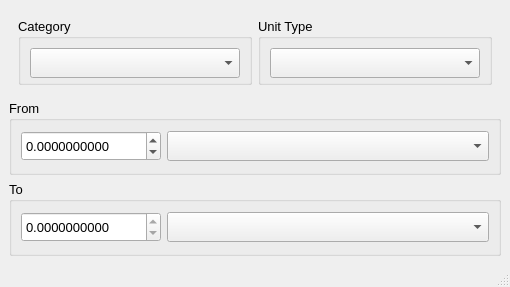
<?xml version="1.0" encoding="UTF-8"?>
<ui version="4.0">
 <class>UnitConverter</class>
 <widget class="QMainWindow" name="UnitConverter">
  <property name="windowModality">
   <enum>Qt::NonModal</enum>
  </property>
  <property name="geometry">
   <rect>
    <x>0</x>
    <y>0</y>
    <width>510</width>
    <height>287</height>
   </rect>
  </property>
  <property name="sizePolicy">
   <sizepolicy hsizetype="Fixed" vsizetype="Fixed">
    <horstretch>0</horstretch>
    <verstretch>0</verstretch>
   </sizepolicy>
  </property>
  <property name="minimumSize">
   <size>
    <width>510</width>
    <height>287</height>
   </size>
  </property>
  <property name="maximumSize">
   <size>
    <width>510</width>
    <height>287</height>
   </size>
  </property>
  <property name="font">
   <font>
    <family>Arial</family>
    <pointsize>10</pointsize>
   </font>
  </property>
  <property name="windowTitle">
   <string>Unit Converter</string>
  </property>
  <property name="toolButtonStyle">
   <enum>Qt::ToolButtonIconOnly</enum>
  </property>
  <property name="tabShape">
   <enum>QTabWidget::Rounded</enum>
  </property>
  <property name="dockNestingEnabled">
   <bool>false</bool>
  </property>
  <property name="unifiedTitleAndToolBarOnMac">
   <bool>false</bool>
  </property>
  <widget class="QWidget" name="centralwidget">
   <layout class="QGridLayout" name="gridLayout">
    <item row="0" column="0">
     <widget class="QFrame" name="frame">
      <property name="sizePolicy">
       <sizepolicy hsizetype="Expanding" vsizetype="Preferred">
        <horstretch>0</horstretch>
        <verstretch>0</verstretch>
       </sizepolicy>
      </property>
      <property name="maximumSize">
       <size>
        <width>16777215</width>
        <height>85</height>
       </size>
      </property>
      <property name="font">
       <font>
        <family>Arial</family>
        <pointsize>10</pointsize>
       </font>
      </property>
      <property name="frameShape">
       <enum>QFrame::NoFrame</enum>
      </property>
      <property name="lineWidth">
       <number>2</number>
      </property>
      <property name="midLineWidth">
       <number>2</number>
      </property>
      <layout class="QHBoxLayout" name="horizontalLayout_4">
       <item>
        <widget class="QGroupBox" name="groupBox_3">
         <property name="sizePolicy">
          <sizepolicy hsizetype="Preferred" vsizetype="Preferred">
           <horstretch>0</horstretch>
           <verstretch>0</verstretch>
          </sizepolicy>
         </property>
         <property name="minimumSize">
          <size>
           <width>180</width>
           <height>0</height>
          </size>
         </property>
         <property name="maximumSize">
          <size>
           <width>16777215</width>
           <height>16777215</height>
          </size>
         </property>
         <property name="font">
          <font>
           <family>Arial</family>
           <pointsize>10</pointsize>
          </font>
         </property>
         <property name="title">
          <string>Category</string>
         </property>
         <layout class="QHBoxLayout" name="horizontalLayout_6">
          <item>
           <widget class="QComboBox" name="unitstyle">
            <property name="sizePolicy">
             <sizepolicy hsizetype="Preferred" vsizetype="Preferred">
              <horstretch>0</horstretch>
              <verstretch>0</verstretch>
             </sizepolicy>
            </property>
            <property name="minimumSize">
             <size>
              <width>0</width>
              <height>30</height>
             </size>
            </property>
            <property name="maximumSize">
             <size>
              <width>16777215</width>
              <height>30</height>
             </size>
            </property>
            <property name="font">
             <font>
              <family>Arial</family>
              <pointsize>10</pointsize>
             </font>
            </property>
           </widget>
          </item>
         </layout>
        </widget>
       </item>
       <item>
        <widget class="QGroupBox" name="groupBox_5">
         <property name="sizePolicy">
          <sizepolicy hsizetype="Preferred" vsizetype="Preferred">
           <horstretch>0</horstretch>
           <verstretch>0</verstretch>
          </sizepolicy>
         </property>
         <property name="minimumSize">
          <size>
           <width>185</width>
           <height>0</height>
          </size>
         </property>
         <property name="maximumSize">
          <size>
           <width>16777215</width>
           <height>16777215</height>
          </size>
         </property>
         <property name="font">
          <font>
           <family>Arial</family>
           <pointsize>10</pointsize>
          </font>
         </property>
         <property name="layoutDirection">
          <enum>Qt::LeftToRight</enum>
         </property>
         <property name="title">
          <string>Unit Type</string>
         </property>
         <layout class="QVBoxLayout" name="verticalLayout_2">
          <item>
           <widget class="QComboBox" name="unitsubcat">
            <property name="sizePolicy">
             <sizepolicy hsizetype="Preferred" vsizetype="Preferred">
              <horstretch>0</horstretch>
              <verstretch>0</verstretch>
             </sizepolicy>
            </property>
            <property name="minimumSize">
             <size>
              <width>0</width>
              <height>30</height>
             </size>
            </property>
            <property name="maximumSize">
             <size>
              <width>16777215</width>
              <height>30</height>
             </size>
            </property>
            <property name="font">
             <font>
              <family>Arial</family>
              <pointsize>10</pointsize>
             </font>
            </property>
            <property name="currentText">
             <string/>
            </property>
            <property name="maxVisibleItems">
             <number>15</number>
            </property>
           </widget>
          </item>
         </layout>
        </widget>
       </item>
      </layout>
     </widget>
    </item>
    <item row="1" column="0">
     <widget class="QGroupBox" name="groupBox">
      <property name="sizePolicy">
       <sizepolicy hsizetype="Expanding" vsizetype="Preferred">
        <horstretch>0</horstretch>
        <verstretch>0</verstretch>
       </sizepolicy>
      </property>
      <property name="font">
       <font>
        <family>Arial</family>
        <pointsize>10</pointsize>
       </font>
      </property>
      <property name="title">
       <string>From</string>
      </property>
      <layout class="QHBoxLayout" name="horizontalLayout">
       <item>
        <widget class="QDoubleSpinBox" name="NUMunit_input">
         <property name="sizePolicy">
          <sizepolicy hsizetype="Preferred" vsizetype="Preferred">
           <horstretch>0</horstretch>
           <verstretch>0</verstretch>
          </sizepolicy>
         </property>
         <property name="minimumSize">
          <size>
           <width>0</width>
           <height>30</height>
          </size>
         </property>
         <property name="maximumSize">
          <size>
           <width>140</width>
           <height>30</height>
          </size>
         </property>
         <property name="font">
          <font>
           <family>Arial</family>
           <pointsize>10</pointsize>
          </font>
         </property>
         <property name="wrapping">
          <bool>true</bool>
         </property>
         <property name="decimals">
          <number>10</number>
         </property>
         <property name="minimum">
          <double>-99999999999999995164818811802792197885196090803013355167206819763650035712.000000000000000</double>
         </property>
         <property name="maximum">
          <double>99999999999999995164818811802792197885196090803013355167206819763650035712.000000000000000</double>
         </property>
        </widget>
       </item>
       <item>
        <widget class="QComboBox" name="units_from">
         <property name="sizePolicy">
          <sizepolicy hsizetype="Preferred" vsizetype="Preferred">
           <horstretch>0</horstretch>
           <verstretch>0</verstretch>
          </sizepolicy>
         </property>
         <property name="minimumSize">
          <size>
           <width>0</width>
           <height>30</height>
          </size>
         </property>
         <property name="maximumSize">
          <size>
           <width>380</width>
           <height>30</height>
          </size>
         </property>
         <property name="font">
          <font>
           <family>Arial</family>
           <pointsize>10</pointsize>
          </font>
         </property>
         <property name="maxVisibleItems">
          <number>20</number>
         </property>
        </widget>
       </item>
      </layout>
     </widget>
    </item>
    <item row="2" column="0">
     <widget class="QGroupBox" name="groupBox_2">
      <property name="sizePolicy">
       <sizepolicy hsizetype="Expanding" vsizetype="Preferred">
        <horstretch>0</horstretch>
        <verstretch>0</verstretch>
       </sizepolicy>
      </property>
      <property name="font">
       <font>
        <family>Arial</family>
        <pointsize>10</pointsize>
       </font>
      </property>
      <property name="title">
       <string>To</string>
      </property>
      <layout class="QHBoxLayout" name="horizontalLayout_2">
       <item>
        <widget class="QDoubleSpinBox" name="NUMunit_output">
         <property name="sizePolicy">
          <sizepolicy hsizetype="Preferred" vsizetype="Preferred">
           <horstretch>0</horstretch>
           <verstretch>0</verstretch>
          </sizepolicy>
         </property>
         <property name="minimumSize">
          <size>
           <width>0</width>
           <height>30</height>
          </size>
         </property>
         <property name="maximumSize">
          <size>
           <width>140</width>
           <height>30</height>
          </size>
         </property>
         <property name="font">
          <font>
           <family>Arial</family>
           <pointsize>10</pointsize>
          </font>
         </property>
         <property name="wrapping">
          <bool>true</bool>
         </property>
         <property name="readOnly">
          <bool>true</bool>
         </property>
         <property name="buttonSymbols">
          <enum>QAbstractSpinBox::UpDownArrows</enum>
         </property>
         <property name="decimals">
          <number>10</number>
         </property>
         <property name="minimum">
          <double>-99999999999999995164818811802792197885196090803013355167206819763650035712.000000000000000</double>
         </property>
         <property name="maximum">
          <double>99999999999999995164818811802792197885196090803013355167206819763650035712.000000000000000</double>
         </property>
        </widget>
       </item>
       <item>
        <widget class="QComboBox" name="units_to">
         <property name="sizePolicy">
          <sizepolicy hsizetype="Preferred" vsizetype="Preferred">
           <horstretch>0</horstretch>
           <verstretch>0</verstretch>
          </sizepolicy>
         </property>
         <property name="minimumSize">
          <size>
           <width>0</width>
           <height>30</height>
          </size>
         </property>
         <property name="maximumSize">
          <size>
           <width>380</width>
           <height>30</height>
          </size>
         </property>
         <property name="font">
          <font>
           <family>Arial</family>
           <pointsize>10</pointsize>
          </font>
         </property>
         <property name="maxVisibleItems">
          <number>20</number>
         </property>
        </widget>
       </item>
      </layout>
     </widget>
    </item>
   </layout>
  </widget>
  <widget class="QStatusBar" name="statusbar"/>
  <widget class="QMenuBar" name="menubar">
   <property name="geometry">
    <rect>
     <x>0</x>
     <y>0</y>
     <width>510</width>
     <height>21</height>
    </rect>
   </property>
  </widget>
  <action name="actionUnit_Converter">
   <property name="text">
    <string>Unit Converter</string>
   </property>
  </action>
  <action name="actionMoments_of_Inertia">
   <property name="text">
    <string>Moments of Inertia</string>
   </property>
  </action>
  <action name="actionVectors">
   <property name="text">
    <string>Vectors</string>
   </property>
  </action>
  <action name="actionFriction_and_Force">
   <property name="text">
    <string>Friction and Force</string>
   </property>
  </action>
  <action name="actionFasteners">
   <property name="text">
    <string>Fasteners</string>
   </property>
  </action>
  <action name="actionMaterial_Properties">
   <property name="text">
    <string>Material Properties</string>
   </property>
  </action>
  <action name="actionCM_and_CG">
   <property name="text">
    <string>CM and CG</string>
   </property>
  </action>
  <action name="actionTrusses">
   <property name="text">
    <string>Trusses</string>
   </property>
  </action>
  <action name="actionBeamsMoments_of_Inertia">
   <property name="text">
    <string>Moments of Inertia</string>
   </property>
  </action>
  <action name="actionShear_and_Moment">
   <property name="text">
    <string>Shear and Moment</string>
   </property>
  </action>
  <action name="actionIndeterminate_Axial_Structures">
   <property name="text">
    <string>Indeterminate Axial Structures</string>
   </property>
  </action>
  <action name="actionFlexure">
   <property name="text">
    <string>Flexure</string>
   </property>
  </action>
  <action name="actionBeam_Deformation">
   <property name="text">
    <string>Beam Deformation</string>
   </property>
  </action>
  <action name="actionAxial_Beam_Deformation">
   <property name="text">
    <string>Axial Beam Deformation</string>
   </property>
  </action>
  <action name="actionTorsional_Beam_Deformation">
   <property name="text">
    <string>Torsional Beam Deformation</string>
   </property>
  </action>
  <action name="actionSupported_Beams">
   <property name="text">
    <string>Supported Beams</string>
   </property>
  </action>
  <action name="actionMohr_s_Circle">
   <property name="text">
    <string>Mohr's Circle</string>
   </property>
  </action>
  <action name="actionC_Clamp">
   <property name="text">
    <string>C-Clamp</string>
   </property>
  </action>
  <action name="actionCompression_Link">
   <property name="text">
    <string>Compression Link</string>
   </property>
  </action>
  <action name="actionTension_Link">
   <property name="text">
    <string>Tension Link</string>
   </property>
  </action>
  <action name="actionPost">
   <property name="text">
    <string>Post</string>
   </property>
  </action>
  <action name="actionPost_and_Beam">
   <property name="text">
    <string>Post and Beam</string>
   </property>
  </action>
  <action name="actionKinematic_Diagraming">
   <property name="text">
    <string>Kinematic Diagraming</string>
   </property>
  </action>
  <action name="actionVector_Analysis">
   <property name="text">
    <string>Vector Analysis</string>
   </property>
  </action>
  <action name="actionGDT_Checker">
   <property name="text">
    <string>GDT Checker</string>
   </property>
  </action>
  <action name="actionVirtual_Condition_Calculator">
   <property name="text">
    <string>Virtual Condition Calculator</string>
   </property>
  </action>
  <action name="actionLimits_and_Fits">
   <property name="text">
    <string>Limits and Fits</string>
   </property>
  </action>
  <action name="actionGDTFasteners">
   <property name="text">
    <string>Fasteners</string>
   </property>
  </action>
  <action name="actionPaper_Gauging">
   <property name="text">
    <string>Paper Gauging</string>
   </property>
  </action>
  <action name="actionTolerance_Finder">
   <property name="text">
    <string>Tolerance Finder</string>
   </property>
  </action>
  <action name="actionDiameter_Deviation">
   <property name="text">
    <string>Diameter Deviation</string>
   </property>
  </action>
  <action name="actionTorsion">
   <property name="text">
    <string>Torsion</string>
   </property>
  </action>
  <action name="actionPressure">
   <property name="text">
    <string>Pressure</string>
   </property>
  </action>
  <action name="actionAddMohr_s_Circle">
   <property name="text">
    <string>Mohr's Circle</string>
   </property>
  </action>
  <action name="actionModule_List">
   <property name="text">
    <string>Module List</string>
   </property>
  </action>
  <action name="actionQuit">
   <property name="text">
    <string>Quit</string>
   </property>
  </action>
  <action name="actionNotepad">
   <property name="text">
    <string>Notepad</string>
   </property>
  </action>
  <action name="actionCalculator">
   <property name="text">
    <string>Calculator</string>
   </property>
  </action>
  <action name="actionScreenshot">
   <property name="text">
    <string>Screenshot</string>
   </property>
  </action>
  <action name="actionPerfer_SI_units">
   <property name="text">
    <string>Edit Saftey Factor</string>
   </property>
  </action>
  <action name="actionPerfer_Metric_Units">
   <property name="text">
    <string>Theme</string>
   </property>
  </action>
  <action name="actionMaterials_list">
   <property name="text">
    <string>Materials List</string>
   </property>
  </action>
  <action name="actionCross_Sectional_Beams_and_Shapes_Lists">
   <property name="text">
    <string>Beams and Shapes Lists</string>
   </property>
  </action>
  <action name="actionAbout">
   <property name="text">
    <string>About</string>
   </property>
  </action>
  <action name="actionUnit_Converter_help">
   <property name="text">
    <string>Unit Converter</string>
   </property>
  </action>
  <action name="actionMoments_of_Inertia_help">
   <property name="text">
    <string>Moments of Inertia</string>
   </property>
  </action>
  <action name="actionVectors_help">
   <property name="text">
    <string>Vectors</string>
   </property>
  </action>
  <action name="actionFriction_and_Force_help">
   <property name="text">
    <string>Friction and Force</string>
   </property>
  </action>
  <action name="actionFasteners_help">
   <property name="text">
    <string>Fasteners</string>
   </property>
  </action>
  <action name="actionMaterial_Properties_help">
   <property name="text">
    <string>Material Properties</string>
   </property>
  </action>
  <action name="actionCM_and_CG_help">
   <property name="text">
    <string>CM and CG</string>
   </property>
  </action>
  <action name="actionTrusses_help">
   <property name="text">
    <string>Trusses</string>
   </property>
  </action>
  <action name="actionBeamsMoments_of_Inertia_help">
   <property name="text">
    <string>Moments of Inertia</string>
   </property>
  </action>
  <action name="actionShear_and_Moment_help">
   <property name="text">
    <string>Shear and Moment</string>
   </property>
  </action>
  <action name="actionIndeterminate_Axial_Structures_help">
   <property name="text">
    <string>Indeterminate Axial Structures</string>
   </property>
  </action>
  <action name="actionFlexure_help">
   <property name="text">
    <string>Flexure</string>
   </property>
  </action>
  <action name="actionBeam_Deformation_help">
   <property name="text">
    <string>Beam Deformation</string>
   </property>
  </action>
  <action name="actionAxial_Beam_Deformation_help">
   <property name="text">
    <string>Axial Beam Deformation</string>
   </property>
  </action>
  <action name="actionTorsional_Beam_Deformation_help">
   <property name="text">
    <string>Torsional Beam Deformation</string>
   </property>
  </action>
  <action name="actionSupported_Beams_help">
   <property name="text">
    <string>Supported Beams</string>
   </property>
  </action>
  <action name="actionMohr_s_Circle_help">
   <property name="text">
    <string>Mohr's Circle</string>
   </property>
  </action>
  <action name="actionC_Clamp_help">
   <property name="text">
    <string>C-Clamp</string>
   </property>
  </action>
  <action name="actionCompression_Link_help">
   <property name="text">
    <string>Compression Link</string>
   </property>
  </action>
  <action name="actionTension_Link_help">
   <property name="text">
    <string>Tension Link</string>
   </property>
  </action>
  <action name="actionPost_help">
   <property name="text">
    <string>Post</string>
   </property>
  </action>
  <action name="actionPost_and_Beam_help">
   <property name="text">
    <string>Post and Beam</string>
   </property>
  </action>
  <action name="actionSolid_shaft_and_Pipe_help">
   <property name="text">
    <string>Solid Shaft and Pipe</string>
   </property>
  </action>
  <action name="actionKinematic_Diagraming_help">
   <property name="text">
    <string>Kinematic Diagraming</string>
   </property>
  </action>
  <action name="actionVector_and_Motion_Analysis_help">
   <property name="text">
    <string>Vector and Motion Analysis</string>
   </property>
  </action>
  <action name="actionGDT_Checker_help">
   <property name="text">
    <string>GDT Checker</string>
   </property>
  </action>
  <action name="actionVirtual_Condition_Calculator_help">
   <property name="text">
    <string>Virtual Condition Calculator</string>
   </property>
  </action>
  <action name="actionLimits_and_Fits_help">
   <property name="text">
    <string>Limits and Fits</string>
   </property>
  </action>
  <action name="actionGDTFasteners_help">
   <property name="text">
    <string>Fasteners</string>
   </property>
  </action>
  <action name="actionPaper_Gauging_help">
   <property name="text">
    <string>Paper Gauging</string>
   </property>
  </action>
  <action name="actionTolerance_Finder_help">
   <property name="text">
    <string>Tolerance Finder</string>
   </property>
  </action>
  <action name="actionDiameter_Deviation_help">
   <property name="text">
    <string>Diameter Deviation</string>
   </property>
  </action>
  <action name="actionTorsion_help">
   <property name="text">
    <string>Torsion</string>
   </property>
  </action>
  <action name="actionPressure_help">
   <property name="text">
    <string>Pressure</string>
   </property>
  </action>
  <action name="actionTheme">
   <property name="text">
    <string>Theme</string>
   </property>
  </action>
  <action name="actionSaftey_Factors">
   <property name="text">
    <string>Saftey Factors</string>
   </property>
  </action>
  <action name="actionSolid_Shaft_and_Pipe">
   <property name="text">
    <string>Solid Shaft and Pipe</string>
   </property>
  </action>
  <action name="actionMohr_s_Circle_2">
   <property name="text">
    <string>Mohr's Circle</string>
   </property>
  </action>
  <action name="actionFit_Classes">
   <property name="text">
    <string>Fit Classes</string>
   </property>
  </action>
  <action name="actionUnit_Settings">
   <property name="text">
    <string>Unit Settings</string>
   </property>
  </action>
  <action name="actionQuit_All">
   <property name="text">
    <string>Quit All</string>
   </property>
  </action>
 </widget>
 <tabstops>
  <tabstop>unitstyle</tabstop>
  <tabstop>unitsubcat</tabstop>
 </tabstops>
 <resources/>
 <connections>
  <connection>
   <sender>unitstyle</sender>
   <signal>currentTextChanged(QString)</signal>
   <receiver>unitsubcat</receiver>
   <slot>setCurrentText(QString)</slot>
   <hints>
    <hint type="sourcelabel">
     <x>254</x>
     <y>201</y>
    </hint>
    <hint type="destinationlabel">
     <x>314</x>
     <y>251</y>
    </hint>
   </hints>
  </connection>
 </connections>
</ui>
